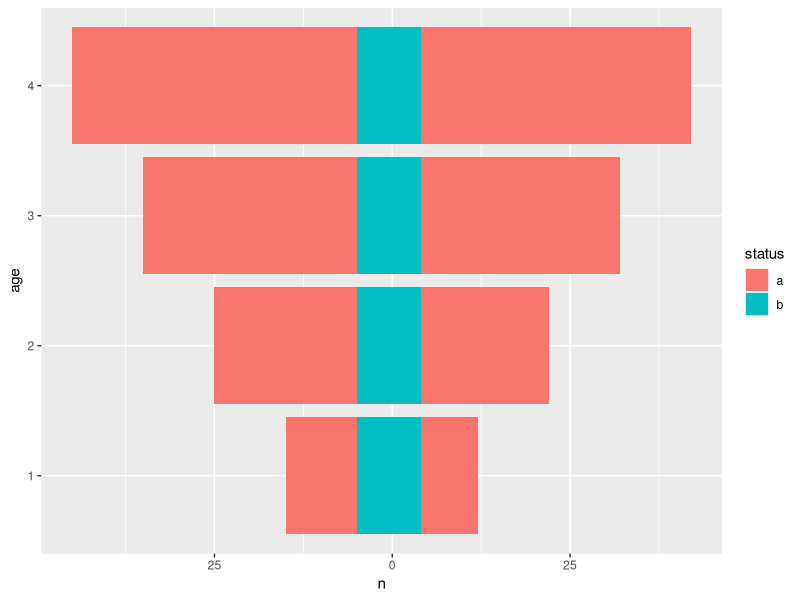

Generate this figure with R:
# Throwaway feasibility prototype from the design research (22.10.2026), not package code.
# Run from dev/spikes/. Figures are in dev/fig/.

library(ggplot2)
cat("transform_position exported:", "transform_position" %in% getNamespaceExports("ggplot2"), "\n")
print(ggplot2:::transform_position)
PositionMirrorStack <- ggproto("PositionMirrorStack", PositionStack,
  default_aes = aes(side = NULL),
  left = NULL,
  setup_params = function(self, data) {
    params <- ggproto_parent(PositionStack, self)$setup_params(data)
    params$left <- self$left %||% sort(unique(as.character(data$side)))[1]
    params
  },
  compute_layer = function(self, data, params, layout) {
    flip <- as.character(data$side) == params$left
    neg <- function(v) ifelse(flip, -v, v)
    data <- transform_position(data, trans_x = if (isTRUE(params$flipped_aes)) neg else NULL, trans_y = if (isTRUE(params$flipped_aes)) NULL else neg)
    ggproto_parent(PositionStack, self)$compute_layer(data, params, layout)
  })
position_mirror_stack <- function(left = NULL, reverse = FALSE) ggproto(NULL, PositionMirrorStack, left = left, reverse = reverse)
df <- expand.grid(age = factor(1:4), sex = c("F","M"), status = c("a","b"))
df$n <- c(10,20,30,40, 8,18,28,38, 5,5,5,5, 4,4,4,4)
p <- ggplot(df, aes(n, age, fill = status, side = sex)) + geom_col(position = position_mirror_stack())
b <- ggplot_build(p)
print(head(b$data[[1]][order(b$data[[1]]$y), c("y","xmin","xmax","side","fill")], 8))
cat("x.range:", b$layout$panel_params[[1]]$x.range, "\n")
png("out/mirror_stack.png", 600, 400); print(p + scale_x_continuous(labels = abs)); dev.off()
